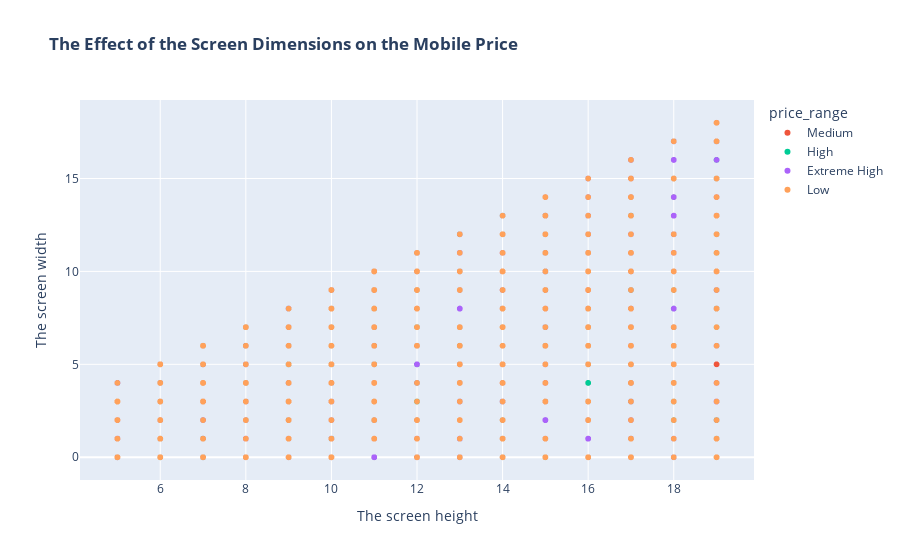

The cell this chart's notebook holds for it:
### Code cell
labels = {'sc_h':'The screen height','sc_w':'The screen width'}
fig = px.scatter(cdf, x="sc_h", y="sc_w", color="price_range", title="<b> The Effect of the Screen Dimensions on the Mobile Price", labels =labels)
fig.show()

### Figure 1 — Plotly figure (JSON) as saved in the notebook; plotly's stock layout.template omitted (floating-point values rounded to 4 significant figures; data arrays with more than 128 entries replaced by an {"elided": "..."} marker saying what was removed)
{"data": [{"hovertemplate": "price_range=Medium<br>The screen height=%{x}<br>The screen width=%{y}<extra></extra>", "legendgroup": "Medium", "marker": {"color": "#EF553B", "symbol": "circle"}, "mode": "markers", "name": "Medium", "showlegend": true, "type": "scattergl", "x": {"elided": "500 int values"}, "xaxis": "x", "y": {"elided": "500 int values"}, "yaxis": "y"}, {"hovertemplate": "price_range=High<br>The screen height=%{x}<br>The screen width=%{y}<extra></extra>", "legendgroup": "High", "marker": {"color": "#00cc96", "symbol": "circle"}, "mode": "markers", "name": "High", "showlegend": true, "type": "scattergl", "x": {"elided": "500 int values"}, "xaxis": "x", "y": {"elided": "500 int values"}, "yaxis": "y"}, {"hovertemplate": "price_range=Extreme High<br>The screen height=%{x}<br>The screen width=%{y}<extra></extra>", "legendgroup": "Extreme High", "marker": {"color": "#ab63fa", "symbol": "circle"}, "mode": "markers", "name": "Extreme High", "showlegend": true, "type": "scattergl", "x": {"elided": "500 int values"}, "xaxis": "x", "y": {"elided": "500 int values"}, "yaxis": "y"}, {"hovertemplate": "price_range=Low<br>The screen height=%{x}<br>The screen width=%{y}<extra></extra>", "legendgroup": "Low", "marker": {"color": "#FFA15A", "symbol": "circle"}, "mode": "markers", "name": "Low", "showlegend": true, "type": "scattergl", "x": {"elided": "500 int values"}, "xaxis": "x", "y": {"elided": "500 int values"}, "yaxis": "y"}], "layout": {"legend": {"title": {"text": "price_range"}, "tracegroupgap": 0}, "title": {"text": "<b> The Effect of the Screen Dimensions on the Mobile Price"}, "xaxis": {"anchor": "y", "domain": [0, 1], "title": {"text": "The screen height"}}, "yaxis": {"anchor": "x", "domain": [0, 1], "title": {"text": "The screen width"}}}}
